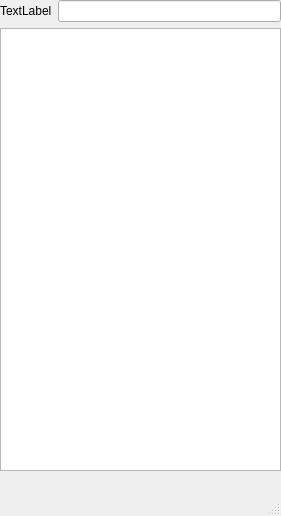
<?xml version="1.0" encoding="UTF-8"?>
<ui version="4.0">
 <class>Cw</class>
 <widget class="QMainWindow" name="Cw">
  <property name="geometry">
   <rect>
    <x>0</x>
    <y>0</y>
    <width>281</width>
    <height>516</height>
   </rect>
  </property>
  <property name="windowTitle">
   <string>PP</string>
  </property>
  <widget class="QWidget" name="centralwidget">
   <widget class="QWidget" name="verticalLayoutWidget">
    <property name="geometry">
     <rect>
      <x>0</x>
      <y>0</y>
      <width>281</width>
      <height>471</height>
     </rect>
    </property>
    <layout class="QVBoxLayout" name="verticalLayout">
     <item>
      <layout class="QHBoxLayout" name="horizontalLayout">
       <item>
        <widget class="QLabel" name="personalID">
         <property name="text">
          <string>TextLabel</string>
         </property>
        </widget>
       </item>
       <item>
        <widget class="QLineEdit" name="SendF"/>
       </item>
      </layout>
     </item>
     <item>
      <widget class="QListWidget" name="frilist"/>
     </item>
    </layout>
   </widget>
  </widget>
  <widget class="QMenuBar" name="menubar">
   <property name="geometry">
    <rect>
     <x>0</x>
     <y>0</y>
     <width>281</width>
     <height>23</height>
    </rect>
   </property>
  </widget>
  <widget class="QStatusBar" name="statusbar"/>
 </widget>
 <resources/>
 <connections/>
</ui>
